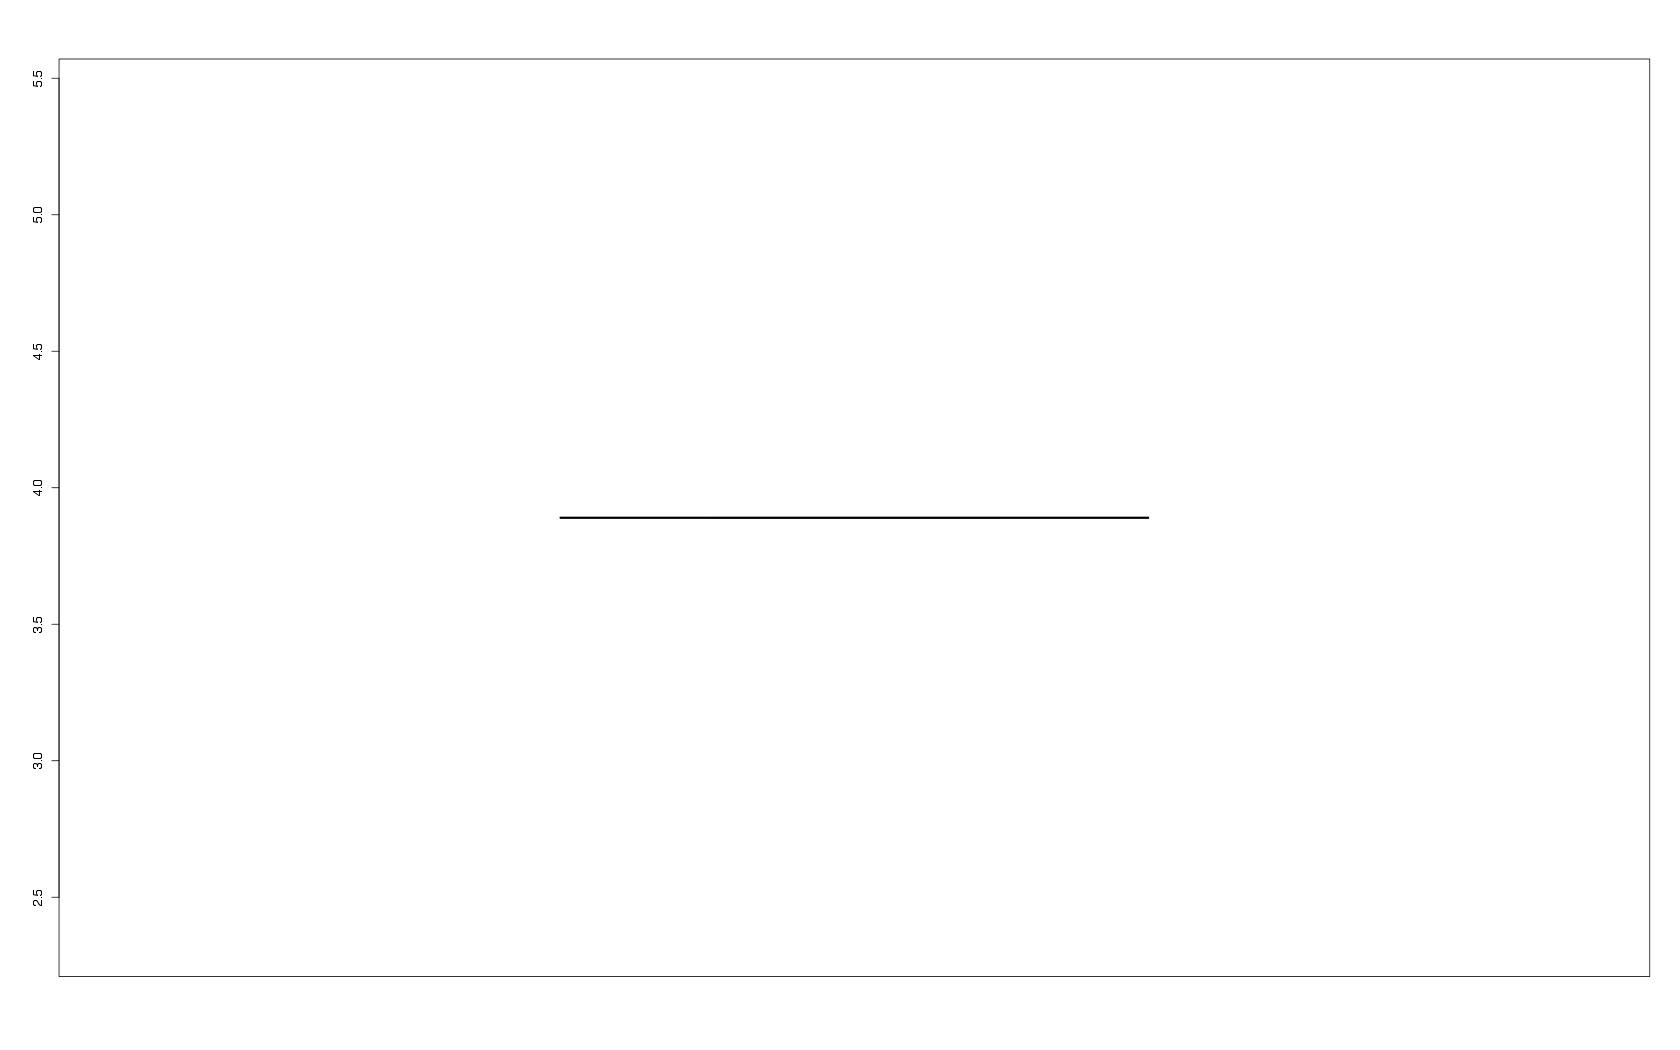

R code for this plot:
fc<-read.csv("csvData",header=T,sep=";")

jpeg(file = "bandwidth.jpg", width=1680,height=1050)
boxplot(split(fc[,2],fc[,1]))

dev.off()
